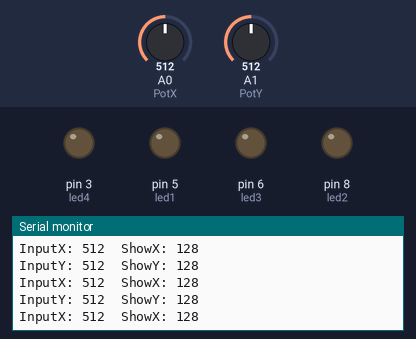
A sketch run on a simulated Arduino Uno, built with avr-gcc and run on an emulated ATmega328P. Shown: output pins drawn as LEDs (lit = HIGH), the last lines printed to the serial monitor. The test bench sets the inputs (shaded band); at power-on: A0 (PotX) = 512, A1 (PotY) = 512.

Above: at 1.2 s.
1.3 s: A0 (PotX) set to 108
At 2.4 s:
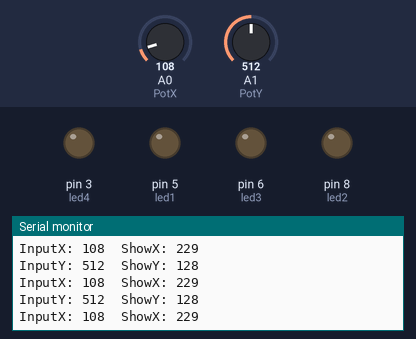
4.3 s: A0 (PotX) set to 94
At 5.2 s:
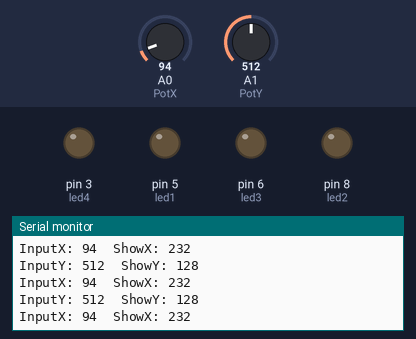
5.8 s: A1 (PotY) set to 982
At 6.8 s:
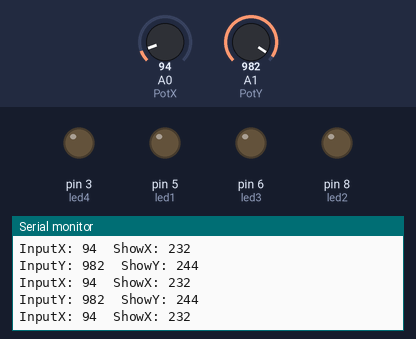
7.3 s: A1 (PotY) set to 1011
At 8.1 s:
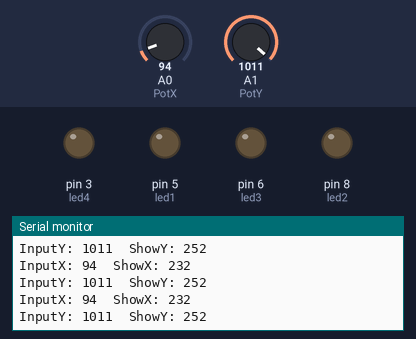
Timing chart, 0 to 10.3 s (numbered marks = the images above; inputs shaded):
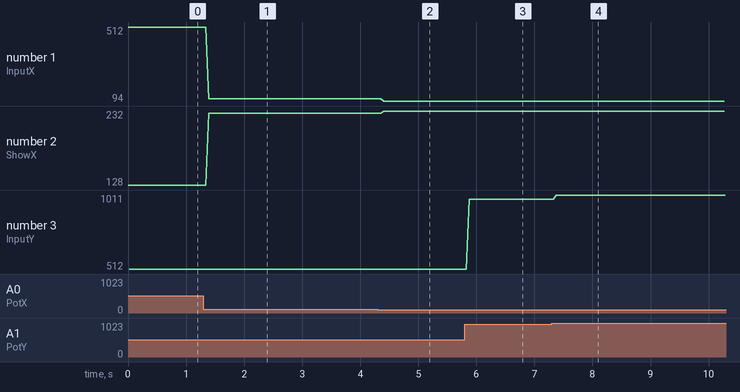

The sketch:

MAP-test.ino
```cpp
/*
  The purpose of this code is to test mapping for a cartesian-like led schematic
  There will be 4 leds disposed in a square
  the top    right one represents the first  quadrant
  the top    left  one represents the second quadrant
  the bottom right one represents the third  quadrant
  the bottom left  one represents the fourth quadrant
  you will also need 2 joysticks,
  one representing the Y axis
  one representing the X axis
  They will range from 0 to 1023
  The code below considers the middle of this range as 512 as seen in the variable middle
  The loop function will continually read the potentiometers X and Y and pass the values to the function map test
  The map test receives the value from the potentiometer and a letter representing which potetiometer was received
  It then shows the input and its respective  calculated cartesian value in the following way:
    if the value is below the middle (512),
      it will be mapped and returned as if it is ranged from 0 to 255
      (but counting backwards from the middle)
    else
      it will be mapped and returned as if it is ranged from 0 to255
      (but counting forward from the middle)
    then returned
*/

//The number of the pins and where they should be
//Change accordingly to your schematic
int led1 = 5, led2 = 8, led3 = 6, led4 = 3, PotX = A0, PotY = A1;

//Setting the middle ofthe joysticks as 512 (kind of the half of 1023)
//But joysticks may have a different or jittery middle point, so be careful with that
int middle=512;

// commands just to print a line or a tab
void tab  () {Serial.print("\t");}
void line () {Serial.print("\n");}

void setup () {
  //Usual pinMode and Serial.begin
  pinMode(led1, OUTPUT);
  pinMode(led2, OUTPUT);
  pinMode(led3, OUTPUT);
  pinMode(led4, OUTPUT);
  pinMode(PotX, INPUT);
  pinMode(PotY, INPUT);
  Serial.begin(9600);
}

int calculateCartesianMap (int input) {
  /*
  int start = (input>middle)?(0):(255);
  int end   = (input>middle)?(255):(0);
  return map(EntradaX, 0, 1023, start, end);
  */
  /*
  if      (input > middle)  {return map(EntradaX, 0, 1023, 0, 255);}
  else                      {return map(EntradaX, 0, 1023, 255, 0);}
  */
  // A dense way of doing the sabe as the code above
  return map(input, 0, 1023, (input>middle)?(0):(255), (input>middle)?(255):(0));
}

void mapTest (int input, char letter) {
  Serial.print("Input");
  Serial.print(letter);
  Serial.print(": ");
  Serial.print(input);
  tab();

  Serial.print("Show");
  Serial.print(letter);
  Serial.print(": ");
  Serial.print(calculateCartesianMap (input));
  line();
}

void loop () {
  mapTest (analogRead(PotX),'X');
  mapTest (analogRead(PotY),'Y');
  /*
  mapTest (700,'X');
  mapTest (700,'Y');
  */
}
```

Measured:
- the behaviour switches between 999 and 1000 on A1 (PotY) (found by bisection; images 3 and 4)
- after the input at 1.3 s, the serial monitor: prints a new line after 0.09 s (image 1)
- after the input at 4.3 s, the serial monitor: prints a new line after 0.10 s (image 2)
- after the input at 5.8 s, the serial monitor: prints a new line after 0.08 s (image 3)
- after the input at 7.3 s, the serial monitor: prints a new line after 0.07 s (image 4)
- plotted number 1: 512 → 108 after the input at 1.3 s, 108 → 94 after the input at 4.3 s
- plotted number 2: 128 → 229 after the input at 1.3 s, 229 → 232 after the input at 4.3 s
- plotted number 3: 512 → 982 after the input at 5.8 s, 982 → 1011 after the input at 7.3 s
